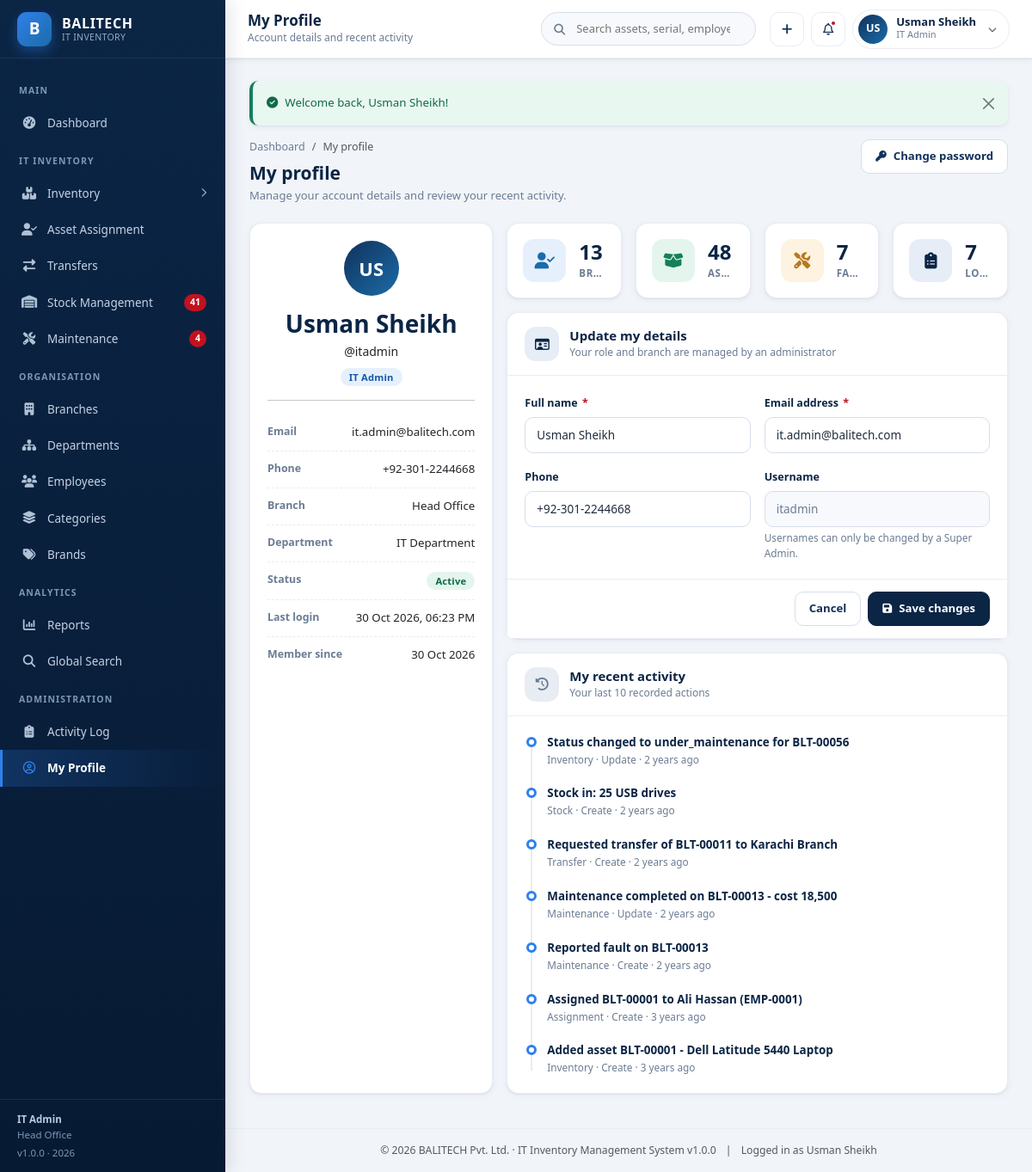
The app's page /profile.php (signed in) with its own data.
### tables this page shows
CREATE TABLE `users` (
  `id` INT UNSIGNED NOT NULL AUTO_INCREMENT,
  `username` VARCHAR(60) NOT NULL,
  `full_name` VARCHAR(120) NOT NULL,
  `email` VARCHAR(120) NOT NULL,
  `password` VARCHAR(255) NOT NULL,
  `role` ENUM('super_admin','it_admin','branch_staff','dept_manager') NOT NULL DEFAULT 'branch_staff',
  `branch_id` INT UNSIGNED DEFAULT NULL,
  `department_id` INT UNSIGNED DEFAULT NULL,
  `phone` VARCHAR(30) DEFAULT NULL,
  `avatar` VARCHAR(255) DEFAULT NULL,
  `status` ENUM('active','inactive') NOT NULL DEFAULT 'active',
  `last_login` DATETIME DEFAULT NULL,
  `created_at` DATETIME NOT NULL DEFAULT CURRENT_TIMESTAMP,
  `updated_at` DATETIME NOT NULL DEFAULT CURRENT_TIMESTAMP ON UPDATE CURRENT_TIMESTAMP,
  PRIMARY KEY (`id`),
  UNIQUE KEY `uq_user_username` (`username`),
  UNIQUE KEY `uq_user_email` (`email`),
  KEY `idx_user_role` (`role`),
  KEY `idx_user_branch` (`branch_id`),
  KEY `idx_user_dept` (`department_id`),
  CONSTRAINT `fk_user_branch` FOREIGN KEY (`branch_id`) REFERENCES `branches` (`id`) ON DELETE SET NULL ON UPDATE CASCADE,
  CONSTRAINT `fk_user_dept` FOREIGN KEY (`department_id`) REFERENCES `departments` (`id`) ON DELETE SET NULL ON UPDATE CASCADE
);

CREATE TABLE `branches` (
  `id` INT UNSIGNED NOT NULL AUTO_INCREMENT,
  `branch_code` VARCHAR(20) NOT NULL,
  `branch_name` VARCHAR(120) NOT NULL,
  `city` VARCHAR(80) NOT NULL,
  `address` VARCHAR(255) DEFAULT NULL,
  `branch_manager` VARCHAR(120) DEFAULT NULL,
  `contact_number` VARCHAR(30) DEFAULT NULL,
  `email` VARCHAR(120) DEFAULT NULL,
  `status` ENUM('active','inactive') NOT NULL DEFAULT 'active',
  `created_at` DATETIME NOT NULL DEFAULT CURRENT_TIMESTAMP,
  `updated_at` DATETIME NOT NULL DEFAULT CURRENT_TIMESTAMP ON UPDATE CURRENT_TIMESTAMP,
  PRIMARY KEY (`id`),
  UNIQUE KEY `uq_branch_code` (`branch_code`),
  KEY `idx_branch_status` (`status`),
  KEY `idx_branch_name` (`branch_name`)
);

CREATE TABLE `departments` (
  `id` INT UNSIGNED NOT NULL AUTO_INCREMENT,
  `dept_code` VARCHAR(20) NOT NULL,
  `department_name` VARCHAR(120) NOT NULL,
  `branch_id` INT UNSIGNED DEFAULT NULL,
  `dept_head` VARCHAR(120) DEFAULT NULL,
  `description` VARCHAR(255) DEFAULT NULL,
  `status` ENUM('active','inactive') NOT NULL DEFAULT 'active',
  `created_at` DATETIME NOT NULL DEFAULT CURRENT_TIMESTAMP,
  `updated_at` DATETIME NOT NULL DEFAULT CURRENT_TIMESTAMP ON UPDATE CURRENT_TIMESTAMP,
  PRIMARY KEY (`id`),
  UNIQUE KEY `uq_dept_code` (`dept_code`),
  KEY `idx_dept_branch` (`branch_id`),
  KEY `idx_dept_name` (`department_name`),
  CONSTRAINT `fk_dept_branch` FOREIGN KEY (`branch_id`) REFERENCES `branches` (`id`) ON DELETE SET NULL ON UPDATE CASCADE
);

CREATE TABLE `activity_logs` (
  `id` INT UNSIGNED NOT NULL AUTO_INCREMENT,
  `user_id` INT UNSIGNED DEFAULT NULL,
  `user_name` VARCHAR(120) DEFAULT NULL,
  `module` VARCHAR(60) NOT NULL,
  `action` VARCHAR(60) NOT NULL,
  `record_id` INT UNSIGNED DEFAULT NULL,
  `description` VARCHAR(255) DEFAULT NULL,
  `ip_address` VARCHAR(45) DEFAULT NULL,
  `created_at` DATETIME NOT NULL DEFAULT CURRENT_TIMESTAMP,
  PRIMARY KEY (`id`),
  KEY `idx_log_user` (`user_id`),
  KEY `idx_log_module` (`module`),
  KEY `idx_log_date` (`created_at`),
  CONSTRAINT `fk_log_user` FOREIGN KEY (`user_id`) REFERENCES `users` (`id`) ON DELETE SET NULL ON UPDATE CASCADE
);

### profile.php (the view, shortened to what the rows shown need)
<?php
require_once __DIR__ . '/init.php';
$user   = current_user();
$myActivity = db_all('SELECT module, action, description, created_at FROM activity_logs
                       WHERE user_id = ? ORDER BY created_at DESC LIMIT 10', [$user['id']]);
$page_title    = 'My Profile';
require __DIR__ . '/includes/header.php';
?>
<div class="page-head">
    <div>
        <h2>My profile</h2>
    </div>
</div>
<div class="row g-3">
    <div class="col-xl-4">
        <div class="card h-100">
            <div class="card-body text-center">
                <span class="avatar avatar-lg mx-auto mb-3"><?= e(user_initials($user['full_name'])) ?></span>
                <h3 class="mb-1"><?= e($user['full_name']) ?></h3>
                <div class="text-muted-sm mb-2">@<?= e($user['username']) ?></div>
                <span class="badge badge-soft badge-primary"><?= e(role_label($user['role'])) ?></span>
                <hr>
                <ul class="info-list text-start">
                    <li><span class="k">Email</span><span class="v"><?= e($user['email']) ?></span></li>
                    <li><span class="k">Phone</span><span class="v"><?= e($user['phone'] ?: '-') ?></span></li>
                    <li><span class="k">Branch</span><span class="v"><?= e($user['branch_name'] ?: 'All branches') ?></span></li>
                    <li><span class="k">Department</span><span class="v"><?= e($user['department_name'] ?: '-') ?></span></li>
                    <li><span class="k">Status</span><span class="v"><?= active_badge($user['status']) ?></span></li>
                    <li><span class="k">Last login</span><span class="v"><?= e(fdatetime($user['last_login'])) ?></span></li>
                    <li><span class="k">Member since</span><span class="v"><?= e(fdate($user['created_at'])) ?></span></li>
                </ul>
            </div>
        </div>
    </div>
    <div class="col-xl-8">
        <div class="card mb-3">
            <form method="post" action="<?= url('profile.php') ?>" class="needs-validation" novalidate>
                <div class="card-body">
                    <div class="row g-3">
                        <div class="col-md-6">
                            <label class="form-label" for="full_name">Full name <span class="req">*</span></label>
                            <input type="text" class="form-control" id="full_name" name="full_name"
                                   value="<?= e(post('full_name', $user['full_name'])) ?>" required>
                        </div>
                        <div class="col-md-6">
                            <label class="form-label" for="email">Email address <span class="req">*</span></label>
                            <input type="email" class="form-control" id="email" name="email"
                                   value="<?= e(post('email', $user['email'])) ?>" required>
                        </div>
                        <div class="col-md-6">
                            <label class="form-label" for="phone">Phone</label>
                            <input type="text" class="form-control" id="phone" name="phone"
                                   value="<?= e(post('phone', $user['phone'])) ?>">
                        </div>
                        <div class="col-md-6">
                            <label class="form-label">Username</label>
                            <input type="text" class="form-control" value="<?= e($user['username']) ?>" disabled>
                            <div class="form-text">Usernames can only be changed by a Super Admin.</div>
                        </div>
                    </div>
                </div>
            </form>
        </div>
        <div class="card">
            <div class="card-body">
                <?php if (!$myActivity): ?>
                    <div class="empty-state py-4"><i class="fa-regular fa-clock"></i><p class="mb-0">No activity recorded yet.</p></div>
                <?php else: ?>
                <div class="timeline">
                    <?php foreach ($myActivity as $log): ?>
                    <div class="timeline-item">
                        <div class="t-title"><?= e($log['description']) ?></div>
                        <div class="t-meta"><?= e($log['module']) ?> &middot; <?= e(ucfirst(str_replace('_', ' ', $log['action']))) ?>
                            &middot; <?= e(time_ago($log['created_at'])) ?></div>
                    </div>
                    <?php endforeach; ?>
                </div>
                <?php endif; ?>
            </div>
        </div>
    </div>
</div>
<?php require __DIR__ . '/includes/footer.php'; ?>

### includes/header.php (shortened to what the rows shown need)
<?php
require_once __DIR__ . '/auth.php';
$page_title   = $page_title   ?? 'Dashboard';
?>
<!DOCTYPE html>
<html lang="en">
<head>
<link rel="stylesheet" href="https://cdn.jsdelivr.net/npm/bootstrap@5.3.3/dist/css/bootstrap.min.css">
<link rel="stylesheet" href="https://cdnjs.cloudflare.com/ajax/libs/font-awesome/6.5.2/css/all.min.css">
<link rel="stylesheet" href="<?= url('assets/css/style.css') ?>">
</head>
<body>
<div class="app-wrapper">
    <?php require __DIR__ . '/sidebar.php'; ?>
    <div class="app-main">
        <header class="app-topbar no-print">
            <div class="topbar-titles">
                <h1><?= e($page_title) ?></h1>
            </div>
            <form class="topbar-search" action="<?= url('search.php') ?>" method="get" role="search">
            </form>
            <div class="topbar-actions">
                <div class="dropdown">
                    <button class="user-chip" type="button" data-bs-toggle="dropdown" aria-expanded="false">
                        <span class="avatar"><?= e(user_initials($user['full_name'])) ?></span>
                        <span class="text-start">
                            <span class="u-name d-block"><?= e($user['full_name']) ?></span>
                            <span class="u-role d-block"><?= e(role_label($user['role'])) ?></span>
                        </span>
                        <i class="fa-solid fa-chevron-down ms-1" style="font-size:10px;opacity:.6"></i>
                    </button>
                </div>
            </div>
        </header>
        <main class="app-content">
            <?= render_flash() ?>

### includes/sidebar.php (shortened to what the rows shown need)
<?php
$user = current_user();
?>
<aside class="app-sidebar no-print" id="appSidebar">
    <div class="sidebar-brand">
        <span class="brand-mark">B</span>
        <span class="brand-text">
        </span>
    </div>
    <div class="sidebar-scroll">
        <div class="nav-label">Main</div>
        <ul class="sidebar-nav">
        </ul>
        <div class="nav-label">IT Inventory</div>
        <ul class="sidebar-nav">
        </ul>
        <div class="nav-label">Organisation</div>
        <ul class="sidebar-nav">
        </ul>
        <div class="nav-label">Analytics</div>
        <ul class="sidebar-nav">
        </ul>
        <?php if (is_role('super_admin', 'it_admin')): ?>
        <div class="nav-label">Administration</div>
        <ul class="sidebar-nav">
        </ul>
        <?php endif; ?>
    </div>
    <div class="sidebar-footer">
        <strong><?= e(role_label($user['role'] ?? '')) ?></strong><br>
        <?= $user['branch_name'] ? e($user['branch_name']) : 'All branches access' ?>
        <div class="mt-1">v<?= e(APP_VERSION) ?> &middot; <?= date('Y') ?></div>
    </div>
</aside>

### includes/footer.php (shortened to what the rows shown need)
        </main>
        <footer class="app-content py-3 text-center text-muted no-print" style="font-size:12.2px;border-top:1px solid var(--gray-200)">
            &copy; <?= date('Y') ?> <?= e(APP_COMPANY) ?> &middot; IT Inventory Management System v<?= e(APP_VERSION) ?>
            <span class="mx-2">|</span> Logged in as <?= e(current_user()['full_name'] ?? '') ?>
        </footer>
    </div>
</div>
</body>
</html>

### records on screen
users: role "IT Admin", branch.branch_name "Head Office", full_name "US", full_name "Usman Sheikh", username "itadmin", email "it.admin@balitech.com", phone "+92-301-2244668", department.department_name "IT Department", last_login "30 Oct 2026, 06:23 PM", created_at "30 Oct 2026"
activity_logs: description "Status changed to under_maintenance for BLT-00056", module "Inventory", action "Update", created_at "2 years ago"
activity_logs: description "Stock in: 25 USB drives", module "Stock", action "Create", created_at "2 years ago"
activity_logs: description "Requested transfer of BLT-00011 to Karachi Branch", module "Transfer", action "Create", created_at "2 years ago"
activity_logs: description "Maintenance completed on BLT-00013 - cost 18,500", module "Maintenance", action "Update", created_at "2 years ago"
activity_logs: description "Reported fault on BLT-00013", module "Maintenance", action "Create", created_at "2 years ago"
activity_logs: description "Assigned BLT-00001 to Ali Hassan (EMP-0001)", module "Assignment", action "Create", created_at "3 years ago"
activity_logs: description "Added asset BLT-00001 - Dell Latitude 5440 Laptop", module "Inventory", action "Create", created_at "3 years ago"

### other values on screen
$notifLowStock "41"
$notifMaintenance "4"
APP_VERSION "1.0.0"
$page_title "My Profile"
$page_subtitle "Account details and recent activity"
$flash['message'] "Welcome back, Usman Sheikh!"
$stats['assigned'] "13"
$stats['assets'] "48"
$stats['maintenance'] "7"
$stats['records'] "7"
APP_COMPANY "BALITECH Pvt. Ltd."
